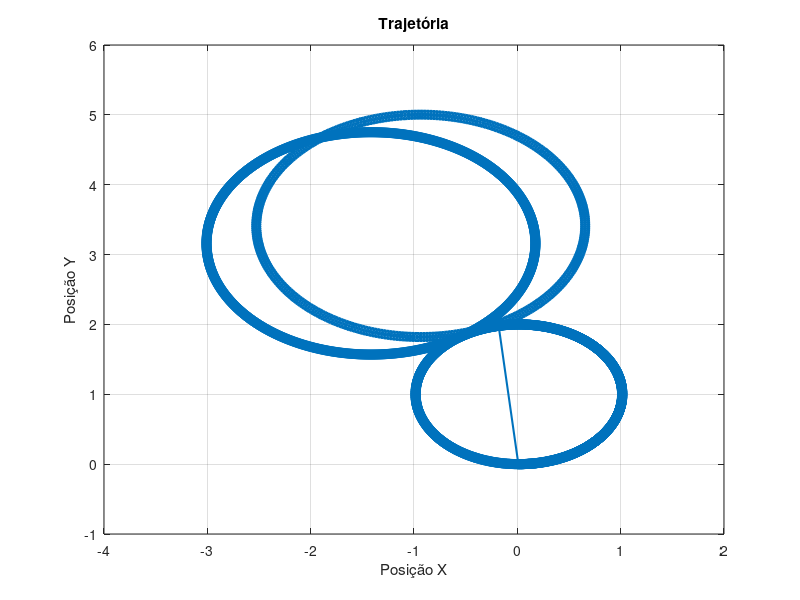

Source code (MATLAB): (Note: this script raises an error after producing the figure.)
% Leia os dados do arquivo
data = dlmread('dados.txt', ',', 1, 0); % Ignora a primeira linha (cabeçalho)

% Separar as colunas
tempo = data(:, 1);      % Coluna 1: Tempo
posX = data(:, 2);       % Coluna 2: Posição X
posY = data(:, 3);       % Coluna 3: Posição Y
orientacao = data(:, 4); % Coluna 4: Orientação

% Plotar PosX (eixo X) versus PosY (eixo Y)
figure;
plot(posX, posY, '-o', 'LineWidth', 1.5);
xlabel('Posição X');
ylabel('Posição Y');
title('Trajetória');
grid on;

% Exibir os primeiros 10 valores para conferência
disp('Primeiros 10 valores dos dados:');
disp(table(tempo(1:670), posX(1:670), posY(1:670), orientacao(1:670), ...
    'VariableNames', {'Tempo', 'Posicao_X', 'Posicao_Y', 'Orientacao'}));

